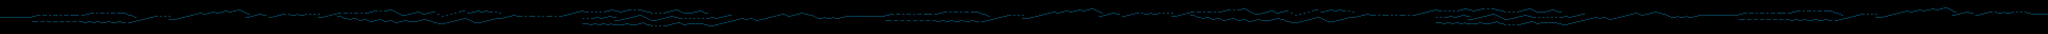

A level layout from a 2D game, rendered from its tile map. Below: a short description, then the map file with tile-grid data replaced by summaries:
An orthogonal 960x32 tile map with 32x16 px tiles, 1 tile layer (line), 4 tilesets and 500 objects.

<map version="1.2" tiledversion="1.2.1" orientation="orthogonal" renderorder="right-down" width="960" height="32" tilewidth="32" tileheight="16" infinite="0" nextlayerid="5" nextobjectid="993">
 <tileset firstgid="1" source="bar5.1 (1).tsx" />
 <tileset firstgid="3" source="bar5 (1).tsx" />
 <tileset firstgid="5" source="bar5.3 (1).tsx" />
 <tileset firstgid="7" source="bar5.2 (1).tsx" />
 <layer id="1" name="line" width="960" height="32">
  <data>[30720 cells, 1362 non-empty, 4 distinct tile ids]</data>
 </layer>
 <objectgroup id="3" name="can">
  <object id="917" x="1353" y="177" />
  <object id="918" x="1323" y="302" />
  <object id="919" x="2986" y="174" />
  <object id="920" x="3882" y="190" />
  <object id="921" x="5835" y="128" />
  <object id="922" x="5835" y="288" />
  <object id="923" x="7146" y="145" />
  <object id="924" x="6956" y="255" />
  <object id="925" x="8211" y="223" />
  <object id="926" x="9422" y="128" />
  <object id="927" x="9580" y="208" />
  <object id="928" x="9644" y="321" />
  <object id="929" x="10669" y="236" />
  <object id="930" x="10990" y="288" />
  <object id="931" x="11725" y="192" />
  <object id="933" x="13356" y="193" />
  <object id="934" x="14128" y="287.75" />
  <object id="935" x="14576" y="162" />
  <object id="936" x="15791" y="160" />
  <object id="937" x="16684" y="176" />
  <object id="938" x="18640.9" y="112.364" />
  <object id="939" x="18935" y="290" />
  <object id="940" x="20494" y="192" />
  <object id="941" x="21517" y="129" />
  <object id="942" x="21931" y="210" />
  <object id="943" x="22189" y="320" />
  <object id="944" x="23275" y="129" />
  <object id="945" x="23468" y="226" />
  <object id="946" x="23389" y="338" />
  <object id="947" x="24525" y="178" />
  <object id="948" x="26153" y="178" />
  <object id="949" x="26958" y="146" />
  <object id="950" x="27210" y="272" />
  <object id="951" x="27913" y="194" />
  <object id="952" x="29162" y="96" />
 </objectgroup>
 <objectgroup id="4" name="diamond">
  <object id="953" x="1389" y="175" />
  <object id="954" x="1407" y="321" />
  <object id="955" x="2616" y="272" />
  <object id="956" x="4061" y="240" />
  <object id="957" x="5788" y="305" />
  <object id="958" x="5790" y="146" />
  <object id="959" x="6940" y="144" />
  <object id="960" x="7262" y="303" />
  <object id="961" x="7789" y="225" />
  <object id="962" x="8411" y="224" />
  <object id="963" x="9309" y="161" />
  <object id="964" x="9343" y="273" />
  <object id="965" x="9275" y="353" />
  <object id="966" x="10430" y="163" />
  <object id="967" x="10620" y="259" />
  <object id="968" x="10592" y="353" />
  <object id="969" x="11135" y="258" />
  <object id="970" x="12030" y="178" />
  <object id="971" x="12736" y="200" />
  <object id="972" x="12989" y="201" />
  <object id="973" x="13233" y="201" />
  <object id="974" x="14171" y="161" />
  <object id="975" x="14349" y="307" />
  <object id="976" x="15998" y="147" />
  <object id="977" x="18304" y="162.75" />
  <object id="978" x="19773" y="239" />
  <object id="979" x="19744" y="129" />
  <object id="980" x="21038" y="208" />
  <object id="981" x="23227" y="147" />
  <object id="982" x="23615" y="226" />
  <object id="983" x="23676" y="304" />
  <object id="984" x="24829" y="161" />
  <object id="985" x="25536" y="184" />
  <object id="986" x="25780" y="183" />
  <object id="988" x="26004" y="183" />
  <object id="989" x="27502" y="160" />
  <object id="990" x="27549" y="289" />
  <object id="991" x="29328" y="162" />
  <object id="992" x="30429" y="177" />
 </objectgroup>
 <objectgroup id="2" name="coins">
  <object id="1" x="623" y="211">
   <ellipse />
  </object>
  <object id="2" x="722" y="211">
   <ellipse />
  </object>
  <object id="3" x="784" y="212">
   <ellipse />
  </object>
  <object id="4" x="639" y="305">
   <ellipse />
  </object>
  <object id="5" x="736" y="304">
   <ellipse />
  </object>
  <object id="6" x="832" y="304">
   <ellipse />
  </object>
  <object id="7" x="879" y="211">
   <ellipse />
  </object>
  <object id="8" x="947" y="212">
   <ellipse />
  </object>
  <object id="9" x="1042" y="212">
   <ellipse />
  </object>
  <object id="10" x="928" y="303">
   <ellipse />
  </object>
  <object id="11" x="1021" y="304">
   <ellipse />
  </object>
  <object id="12" x="1121" y="305">
   <ellipse />
  </object>
  <object id="13" x="1214" y="306">
   <ellipse />
  </object>
  <object id="14" x="1120" y="209">
   <ellipse />
  </object>
  <object id="15" x="1199" y="209">
   <ellipse />
  </object>
  <object id="16" x="1344" y="303">
   <ellipse />
  </object>
  <object id="17" x="1310" y="191">
   <ellipse />
  </object>
  <object id="18" x="1424" y="179">
   <ellipse />
  </object>
  <object id="19" x="1471" y="305">
   <ellipse />
  </object>
  <object id="20" x="1631" y="304">
   <ellipse />
  </object>
  <object id="21" x="1491" y="179">
   <ellipse />
  </object>
  <object id="22" x="1583" y="178">
   <ellipse />
  </object>
  <object id="23" x="1649" y="179">
   <ellipse />
  </object>
  <object id="24" x="1744" y="178">
   <ellipse />
  </object>
  <object id="25" x="1791" y="305">
   <ellipse />
  </object>
  <object id="26" x="1823" y="177">
   <ellipse />
  </object>
  <object id="27" x="1904" y="321">
   <ellipse />
  </object>
  <object id="28" x="2016" y="302">
   <ellipse />
  </object>
  <object id="29" x="1949" y="208">
   <ellipse />
  </object>
  <object id="30" x="2143" y="271">
   <ellipse />
  </object>
  <object id="31" x="2080" y="288">
   <ellipse />
  </object>
  <object id="32" x="2207" y="259">
   <ellipse />
  </object>
  <object id="33" x="2272" y="240">
   <ellipse />
  </object>
  <object id="34" x="2336" y="224">
   <ellipse />
  </object>
  <object id="35" x="2415" y="226">
   <ellipse />
  </object>
  <object id="36" x="2480" y="225">
   <ellipse />
  </object>
  <object id="37" x="2540" y="225">
   <ellipse />
  </object>
  <object id="38" x="2688" y="256">
   <ellipse />
  </object>
  <object id="39" x="2751" y="240">
   <ellipse />
  </object>
  <object id="40" x="2814" y="223">
   <ellipse />
  </object>
  <object id="41" x="2877" y="206">
   <ellipse />
  </object>
  <object id="42" x="2944" y="191">
   <ellipse />
  </object>
  <object id="43" x="3008" y="174">
   <ellipse />
  </object>
  <object id="44" x="3136" y="175">
   <ellipse />
  </object>
  <object id="45" x="3326" y="161">
   <ellipse />
  </object>
  <object id="46" x="3388" y="146">
   <ellipse />
  </object>
  <object id="47" x="3519" y="145">
   <ellipse />
  </object>
  </objectgroup>
</map>
<!-- 379 of 500 objects omitted -->
